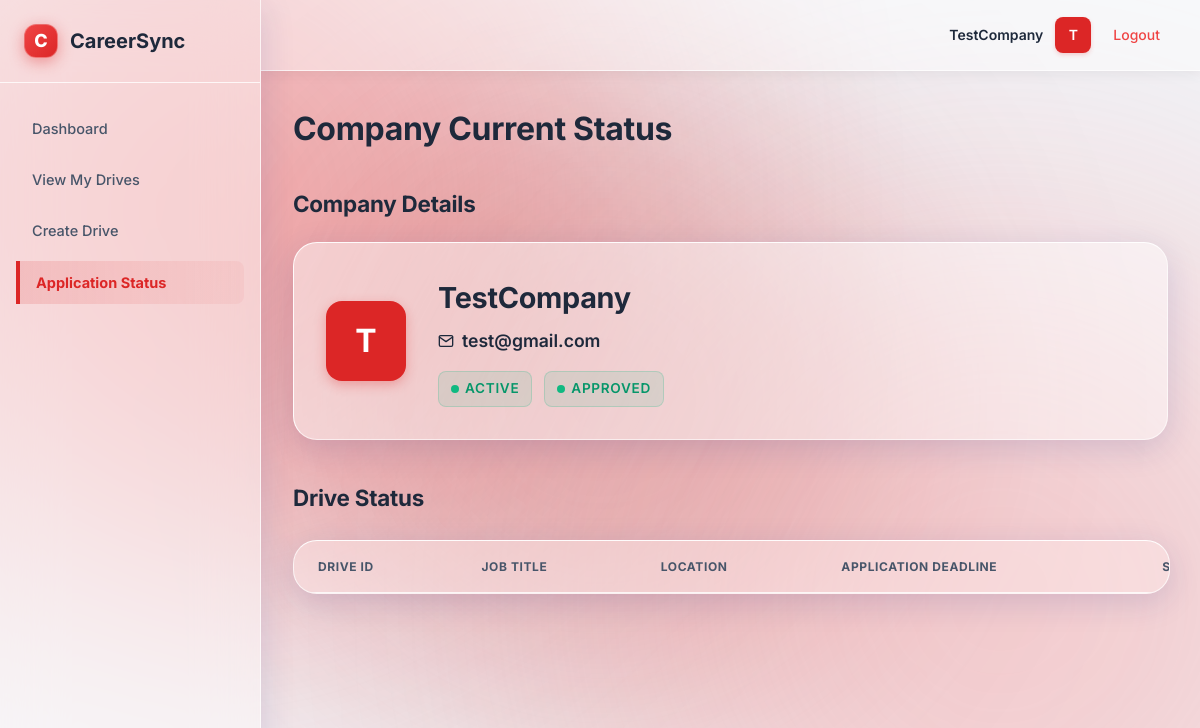
Page /company/status (signed in) on the committed database.
### models.py (models this page shows)
class Company(db.Model):
    id = db.Column(db.Integer, primary_key = True)
    company_name = db.Column(db.String(100), nullable = False)
    email = db.Column(db.String(100), nullable = False, unique = True)
    pass_hash = db.Column(db.String(100), nullable = False )
    hr_contact = db.Column(db.Integer, nullable = False)
    website = db.Column(db.String(100), nullable = False)
    domain = db.Column(db.String(100), nullable = False)
    description = db.Column(db.Text, nullable = False)
    approval_status = db.Column(db.String(50), default = "Pending")
    is_active = db.Column(db.Boolean, default = True)
    created_at = db.Column(db.DateTime, default = datetime.now(UTC))
    type_of_employment = db.Column(db.String(100))
    drives = db.relationship('PlacementDrive', backref = 'company', lazy = True)

### app.py (the view)
@app.route("/company/status")
def company_status():
    if not company_logged_in():
        flash("Unauthorized access.")
        return redirect(url_for("login"))
    company = Company.query.get_or_404(session["user_id"])
    drives = PlacementDrive.query.filter_by(company_id = company.id).all()
    return render_template("company_status.html", company = company, drives = drives)

### app.py (called while the page is built)
def company_logged_in():
    return "user_id" in session and session.get("role") =="company"

### templates/company_status.html (shortened to what this page needs)
{% extends "base.html" %}
{% block content %}
<h1>Company Current Status</h1>
<h2 class="section-title">Company Details</h2>
<div class="company-profile-card">
    <div class="profile-avatar">
        {{ company.company_name[0]|upper if company.company_name else 'C' }}
    </div>
    <div class="profile-info">
        <h3 class="profile-name">{{ company.company_name }}</h3>
        <p class="profile-email">
            {{ company.email }}
        </p>
        <div style="display: flex; gap: 12px; margin-top: 12px;">
            {% if company.is_active %}
            <div class="status-badge status-active">
                <span class="indicator"></span> Active
            </div>
            {% else %}
            <div class="status-badge status-inactive">
                <span class="indicator"></span> Inactive
            </div>
            {% endif %}
            {% if company.approval_status == 'Approved' %}
            <div class="status-badge status-active">
                <span class="indicator"></span> Approved
            </div>
            {% elif company.approval_status == 'Pending' %}
            <div class="status-badge status-pending">
                <span class="indicator"></span> Pending
            </div>
            {% else %}
            <div class="status-badge status-inactive">
                <span class="indicator"></span> {{ company.approval_status }}
            </div>
            {% endif %}
        </div>
    </div>
</div>
<h2 class="section-title">Drive Status</h2>
<table>
    <tr>
        <th>Drive ID</th>
        <th>Job Title</th>
        <th>Location</th>
        <th>Application Deadline</th>
        <th>Status</th>
    </tr>
</table>
{% endblock %}

### templates/base.html (shortened to what this page needs)
<!DOCTYPE html>
<html lang="en">
<head>
</head>
<body>
    <div class="bg-orb"></div>
    <div class="app-layout">
        {% block sidebar %}
        <aside class="sidebar">
            <div class="sidebar-header">
                <div class="logo-icon">C</div>
                CareerSync
            </div>
            <nav class="sidebar-nav">
                {% if session.get('role') == 'admin' %}
                <a href="{{ url_for('admin_dashboard') }}" class="{{ 'active' if request.endpoint == 'admin_dashboard' else '' }}">Dashboard</a>
                <a href="{{ url_for('admin_companies') }}" class="{{ 'active' if request.endpoint == 'admin_companies' else '' }}">Manage Companies</a>
                <a href="{{ url_for('admin_drives') }}" class="{{ 'active' if request.endpoint == 'admin_drives' else '' }}">Placement Drives</a>
                <a href="{{ url_for('admin_students') }}" class="{{ 'active' if request.endpoint == 'admin_students' else '' }}">Manage Students</a>
                <a href="{{ url_for('admin_applications') }}" class="{{ 'active' if request.endpoint == 'admin_applications' else '' }}">View Applications</a>
                <a href="{{ url_for('admin_placements') }}" class="{{ 'active' if request.endpoint == 'admin_placements' else '' }}">Placement History</a>
                <a href="{{ url_for('admin_change_password') }}" class="{{ 'active' if request.endpoint == 'admin_change_password' else '' }}">Change Password</a>
                {% elif session.get('role') == 'company' %}
                <a href="{{ url_for('company_dashboard') }}" class="{{ 'active' if request.endpoint == 'company_dashboard' else '' }}">Dashboard</a>
                <a href="{{ url_for('company_drives') }}" class="{{ 'active' if request.endpoint == 'company_drives' else '' }}">View My Drives</a>
                <a href="{{ url_for('create_drive') }}" class="{{ 'active' if request.endpoint == 'create_drive' else '' }}">Create Drive</a>
                <a href="{{ url_for('company_status') }}" class="{{ 'active' if request.endpoint == 'company_status' else '' }}">Application Status</a>
                {% endif %}
            </nav>
        </aside>
        {% endblock %}
        <div class="main-wrapper">
            {% block topbar %}
            <header class="topbar">
                <div class="user-profile">
                    {% if session.get('role') %}
                    <span>{{ session.get('user_name', session.get('role') | title) }}</span>
                    <div class="user-avatar">{{ session.get('user_name', session.get('role'))[0] | upper }}</div>
                    <a href="{{ url_for('logout') }}" style="color: #ef4444; margin-left: 10px;">Logout</a>
                    {% else %}
                    <span>Guest User</span>
                    <div class="user-avatar" style="background:#cbd5e1; color: #475569;">G</div>
                    {% endif %}
                </div>
            </header>
            {% endblock %}
            {% block page_container %}
            <div class="container">
                {% block content %}{% endblock %}
            </div>
            {% endblock %}
        </div>
    </div>
</body>
</html>

### templates/company_status.html (style rules this page uses)
.company-profile-card { background: var(--bg-glass); backdrop-filter: blur(30px); -webkit-backdrop-filter: blur(30px); border-radius: var(--radius-lg); padding: 32px; border: 1px solid var(--border-glass); border-top: 1px solid rgba(255, 255, 255, 0.9); border-left: 1px solid rgba(255, 255, 255, 0.9); box-shadow: var(--shadow-glass); display: flex; align-items: center; gap: 32px; margin-bottom: 40px; transition: transform 0.2s ease, box-shadow 0.2s ease; position: relative; overflow: hidden; }
.profile-avatar { width: 80px; height: 80px; border-radius: 16px; background: var(--primary); color: #ffffff; display: flex; align-items: center; justify-content: center; font-size: 32px; font-weight: 700; box-shadow: 0 4px 12px var(--shadow-primary-30); flex-shrink: 0; text-transform: uppercase; }
.profile-info { flex: 1; }
.profile-name { font-size: 1.8rem; font-weight: 700; color: var(--text-main); margin: 0 0 6px 0; letter-spacing: -0.01em; }
.profile-email { font-size: 1.1rem; color: var(--text-main); margin: 0 0 16px 0; display: flex; align-items: center; gap: 8px; font-weight: 600; }
.status-badge { display: inline-flex; align-items: center; gap: 6px; padding: 6px 12px; border-radius: 8px; font-size: 0.85rem; font-weight: 600; text-transform: uppercase; letter-spacing: 0.05em; }
.status-active { background: rgba(16, 185, 129, 0.1); color: #059669; border: 1px solid rgba(16, 185, 129, 0.2); }
.indicator { width: 8px; height: 8px; border-radius: 50%; }
.status-active .indicator { background: #10B981; }
.section-title { font-size: 1.4rem; font-weight: 700; margin-bottom: 20px; margin-top: 32px; color: var(--text-main); }

### rows in the picture
Company: get "TestCompany", company_name "T", company_name "TestCompany", email "test@gmail.com"

### other values in the picture
{{ session.get('user_name', session.get('role'))[0] | upper }} "T"
